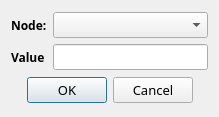
<?xml version="1.0" encoding="UTF-8"?>
<ui version="4.0">
 <class>MassDialog</class>
 <widget class="QDialog" name="MassDialog">
  <property name="geometry">
   <rect>
    <x>0</x>
    <y>0</y>
    <width>219</width>
    <height>117</height>
   </rect>
  </property>
  <property name="font">
   <font>
    <family>Sans Serif</family>
    <pointsize>9</pointsize>
    <weight>75</weight>
    <bold>true</bold>
   </font>
  </property>
  <property name="windowTitle">
   <string>Add/Edit Mass</string>
  </property>
  <layout class="QHBoxLayout" name="horizontalLayout">
   <item>
    <layout class="QVBoxLayout" name="verticalLayout">
     <item>
      <layout class="QGridLayout" name="gridLayout">
       <item row="0" column="0">
        <widget class="QLabel" name="label">
         <property name="text">
          <string>Node:</string>
         </property>
        </widget>
       </item>
       <item row="0" column="1">
        <widget class="QComboBox" name="mass_node">
         <property name="font">
          <font>
           <pointsize>10</pointsize>
           <weight>50</weight>
           <bold>false</bold>
          </font>
         </property>
        </widget>
       </item>
       <item row="1" column="0">
        <widget class="QLabel" name="label_2">
         <property name="text">
          <string>Value</string>
         </property>
        </widget>
       </item>
       <item row="1" column="1">
        <widget class="QLineEdit" name="mass_value">
         <property name="font">
          <font>
           <pointsize>10</pointsize>
           <weight>50</weight>
           <bold>false</bold>
          </font>
         </property>
        </widget>
       </item>
      </layout>
     </item>
     <item>
      <widget class="QDialogButtonBox" name="buttonBox">
       <property name="font">
        <font>
         <family>Sans Serif</family>
         <pointsize>10</pointsize>
         <weight>50</weight>
         <bold>false</bold>
        </font>
       </property>
       <property name="orientation">
        <enum>Qt::Horizontal</enum>
       </property>
       <property name="standardButtons">
        <set>QDialogButtonBox::Cancel|QDialogButtonBox::Ok</set>
       </property>
       <property name="centerButtons">
        <bool>true</bool>
       </property>
      </widget>
     </item>
    </layout>
   </item>
  </layout>
 </widget>
 <resources/>
 <connections>
  <connection>
   <sender>buttonBox</sender>
   <signal>accepted()</signal>
   <receiver>MassDialog</receiver>
   <slot>accept()</slot>
   <hints>
    <hint type="sourcelabel">
     <x>360</x>
     <y>139</y>
    </hint>
    <hint type="destinationlabel">
     <x>157</x>
     <y>148</y>
    </hint>
   </hints>
  </connection>
  <connection>
   <sender>buttonBox</sender>
   <signal>rejected()</signal>
   <receiver>MassDialog</receiver>
   <slot>reject()</slot>
   <hints>
    <hint type="sourcelabel">
     <x>360</x>
     <y>139</y>
    </hint>
    <hint type="destinationlabel">
     <x>286</x>
     <y>148</y>
    </hint>
   </hints>
  </connection>
 </connections>
</ui>
